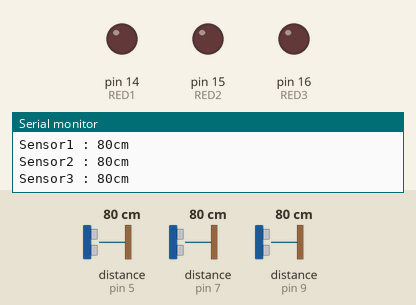
Recording of a sketch running on a simulated Arduino Uno, built with avr-gcc and run on an emulated ATmega328P. On the bench: output pins drawn as LEDs (lit = HIGH), the last lines printed to the serial monitor. Wiring (inferred from the names in the program): 3 × ultrasonic range finder: trigger pin 4, echo pin 5 / trigger pin 6, echo pin 7 / trigger pin 8, echo pin 9. The inputs (shaded band) are chosen by the test bench; at power-on: distance to the obstacle (sensors on pin 5, pin 7, pin 9) 80 cm. The echo pulse lasts 58.3 µs per cm; pins used as bus, display or sensor lines are not drawn.

Above: at 1.2 s.
1.3 s: distance to the obstacle (sensor on pin 5) set to 7 cm
2.8 s: distance to the obstacle (sensor on pin 5) set to 4 cm
At 3.5 s:
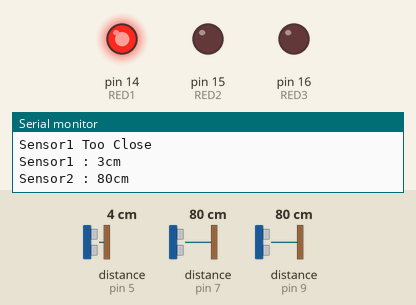
4.3 s: distance to the obstacle (sensor on pin 7) set to 7 cm
5.8 s: distance to the obstacle (sensor on pin 7) set to 4 cm
At 7.1 s:
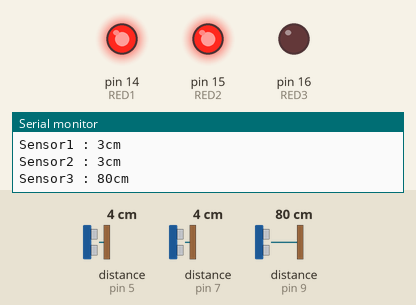
7.4 s: distance to the obstacle (sensor on pin 9) set to 7 cm
8.9 s: distance to the obstacle (sensor on pin 9) set to 4 cm
At 10.5 s:
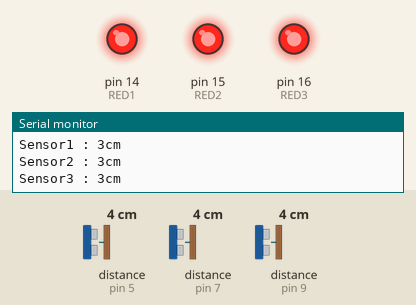
Timing chart, 0 to 11.6 s (numbered marks = the images above; inputs shaded):
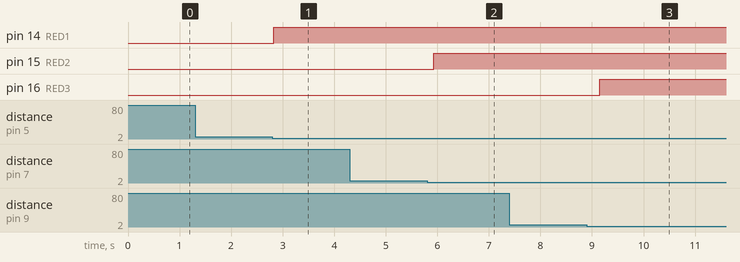

The sketch:

test.ino
```cpp
  int RED1 = 14;
  int RED2 = 15;
  int RED3 = 16;

void setup() {
  // put your setup code here, to run once:
  Serial.begin(9600);
  pinMode(4,OUTPUT);  // 초음파 센서 1번 Trig 핀
  pinMode(5,INPUT);   // 초음파 센서 1번 센서 Echo 핀
  pinMode(6,OUTPUT);  // 초음파 센서 2번 Trig 핀
  pinMode(7,INPUT);   // 초음파 센서 2번 Echo 핀
  pinMode(8,OUTPUT);  // 초음파 센서 3번 Trig 핀
  pinMode(9,INPUT);   // 초음파 센서 3번 Echo 핀

  pinMode(14,OUTPUT);  // Red1 핀
  pinMode(15,OUTPUT);  // Red2 핀
  pinMode(16,OUTPUT);  // Red3 핀

  digitalWrite(4,LOW);    // Trig 신호 off
  digitalWrite(6,LOW);    // Trig 신호 off
  digitalWrite(8,LOW);    // Trig 신호 off

  digitalWrite(14,LOW);    // Red1 Off
  digitalWrite(15,LOW);    // Red2 off
  digitalWrite(16,LOW);    // Red3 off
}

void loop() {
  // put your main code here, to run repeatedly:
  int duration1, duration2, duration3;
  int cm1, cm2, cm3;

  // 초음파 센서 (1번)
  digitalWrite(4,LOW);    // Trig 신호 off
  delayMicroseconds(2);  // 10us 정도 유지
  digitalWrite(4,HIGH);   // 센서에 Trig 신호 입력
  delayMicroseconds(10);  // 10us 정도 유지
  digitalWrite(4,LOW);    // Trig 신호 off
  duration1 = pulseIn(5, HIGH);  // Echo pin: HIGH->Low 간격을 측정
  cm1 = microsecondsToCentimeters(duration1);  // 거리(cm)로 변환
  if(cm1<5)
  {
    digitalWrite(RED1,HIGH); // RED1 On
    Serial.println("Sensor1 Too Close"); // 경고 메시지
  }
  else digitalWrite(RED1,LOW); // RED1 Off

  // 초음파 센서 (2번)
  digitalWrite(6,LOW);    // Trig 신호 off
  delayMicroseconds(2);  // 10us 정도 유지
  digitalWrite(6,HIGH);   // 센서에 Trig 신호 입력
  delayMicroseconds(10);  // 10us 정도 유지
  digitalWrite(6,LOW);    // Trig 신호 off
  duration2 = pulseIn(7, HIGH);  // Echo pin: HIGH->Low 간격을 측정
  cm2 = microsecondsToCentimeters(duration2);  // 거리(cm)로 변환
  if(cm2<5)
  {
    digitalWrite(RED2,HIGH); // RED2 On
    Serial.println("Sensor2 Too Close"); // 경고 메시지
  }
  else digitalWrite(RED2,LOW); // RED2 Off

  // 초음파 센서 (3번)
  digitalWrite(8,LOW);    // Trig 신호 off
  delayMicroseconds(2);  // 10us 정도 유지
  digitalWrite(8,HIGH);   // 센서에 Trig 신호 입력
  delayMicroseconds(10);  // 10us 정도 유지
  digitalWrite(8,LOW);    // Trig 신호 off
  duration3 = pulseIn(9, HIGH);  // Echo pin: HIGH->Low 간격을 측정
  cm3 = microsecondsToCentimeters(duration3);  // 거리(cm)로 변환
  if(cm3<5)
  {
    digitalWrite(RED3,HIGH); // RED3 On
    Serial.println("Sensor3 Too Close"); // 경고 메시지
  }
  else digitalWrite(RED3,LOW); // RED3 Off


  Serial.print("Sensor1 : ");
  Serial.print(cm1);
  Serial.println("cm");

  Serial.print("Sensor2 : ");
  Serial.print(cm2);
  Serial.println("cm");

  Serial.print("Sensor3 : ");
  Serial.print(cm3);
  Serial.println("cm");

  Serial.println("");

  delay(300);  // 0.3초 대기 후 다시 측정
}

int microsecondsToCentimeters(int microseconds)
{
  return microseconds/29/2;
}
```

Measured:
- the behaviour switches between 6 and 5 cm on distance to the obstacle (sensor on pin 5) (found by bisection; images 0 and 1)
- the behaviour switches between 6 and 5 cm on distance to the obstacle (sensor on pin 7) (found by bisection; images 1 and 2)
- the behaviour switches between 6 and 5 cm on distance to the obstacle (sensor on pin 9) (found by bisection; images 2 and 3)
- after the input at 2.8 s, pin 14 (RED1): LOW → HIGH at once
- after the input at 5.8 s, pin 15 (RED2): LOW → HIGH after 0.13 s
- after the input at 8.9 s, pin 16 (RED3): LOW → HIGH after 0.25 s
